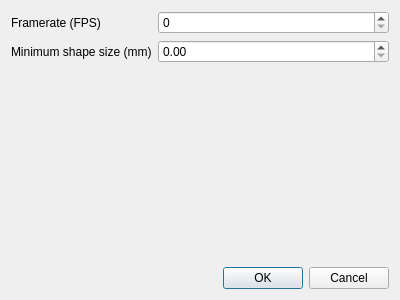
<?xml version="1.0" encoding="UTF-8"?>
<ui version="4.0">
 <class>settings_dialog</class>
 <widget class="QDialog" name="settings_dialog">
  <property name="geometry">
   <rect>
    <x>0</x>
    <y>0</y>
    <width>400</width>
    <height>300</height>
   </rect>
  </property>
  <property name="windowTitle">
   <string>Dialog</string>
  </property>
  <layout class="QVBoxLayout" name="verticalLayout_2">
   <item>
    <layout class="QFormLayout" name="formLayout">
     <item row="0" column="0">
      <widget class="QLabel" name="label">
       <property name="text">
        <string>Framerate (FPS)</string>
       </property>
      </widget>
     </item>
     <item row="1" column="0">
      <widget class="QLabel" name="label_2">
       <property name="text">
        <string>Minimum shape size (mm)</string>
       </property>
      </widget>
     </item>
     <item row="0" column="1">
      <widget class="QSpinBox" name="fpsBox"/>
     </item>
     <item row="1" column="1">
      <widget class="QDoubleSpinBox" name="minSizeBox"/>
     </item>
    </layout>
   </item>
   <item>
    <widget class="QDialogButtonBox" name="buttonBox">
     <property name="orientation">
      <enum>Qt::Horizontal</enum>
     </property>
     <property name="standardButtons">
      <set>QDialogButtonBox::Cancel|QDialogButtonBox::Ok</set>
     </property>
    </widget>
   </item>
  </layout>
 </widget>
 <resources/>
 <connections>
  <connection>
   <sender>buttonBox</sender>
   <signal>accepted()</signal>
   <receiver>settings_dialog</receiver>
   <slot>accept()</slot>
   <hints>
    <hint type="sourcelabel">
     <x>248</x>
     <y>254</y>
    </hint>
    <hint type="destinationlabel">
     <x>157</x>
     <y>274</y>
    </hint>
   </hints>
  </connection>
  <connection>
   <sender>buttonBox</sender>
   <signal>rejected()</signal>
   <receiver>settings_dialog</receiver>
   <slot>reject()</slot>
   <hints>
    <hint type="sourcelabel">
     <x>316</x>
     <y>260</y>
    </hint>
    <hint type="destinationlabel">
     <x>286</x>
     <y>274</y>
    </hint>
   </hints>
  </connection>
 </connections>
</ui>
